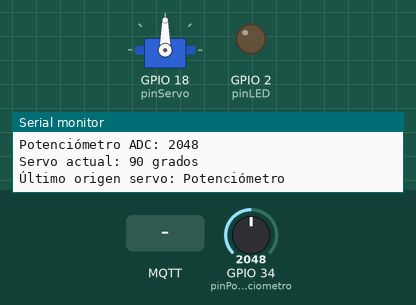
Simulated run of this sketch. Board: ESP32. On the bench: servo, output pins drawn as LEDs (lit = HIGH), the last lines printed to the serial monitor. The inputs (shaded band) are chosen by the test bench; at power-on: GPIO 34 (pinPotenciometro) = 2048 (analog values on the 0–4095 scale). WiFi joins after 1.5 s; servers stay silent unless stated; random numbers use the default seed unless the sketch sets one; no MQTT or app messages arrive unless stated.

Above: at 2.7 s.
2.8 s: MQTT message "1" arrives on the first subscribed topic
At 4.0 s:
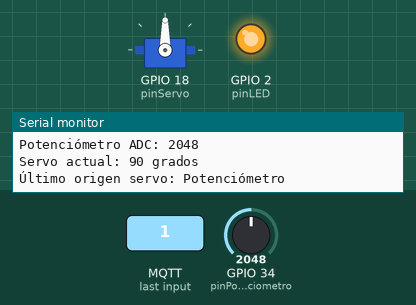
4.3 s: GPIO 34 (pinPotenciometro) set to 2866
At 5.5 s:
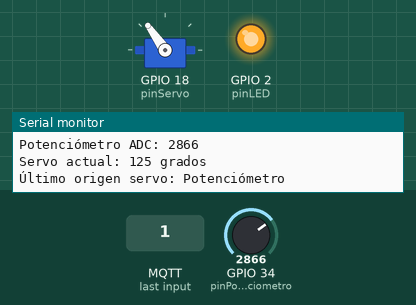
5.8 s: MQTT message "0" arrives on the first subscribed topic
At 6.5 s:
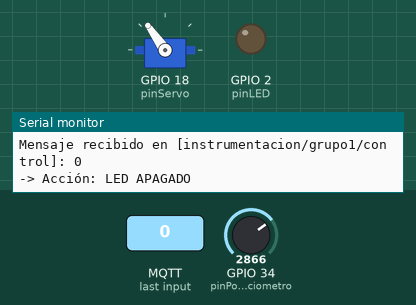
7.3 s: MQTT message "200" arrives on the second subscribed topic
At 7.8 s:
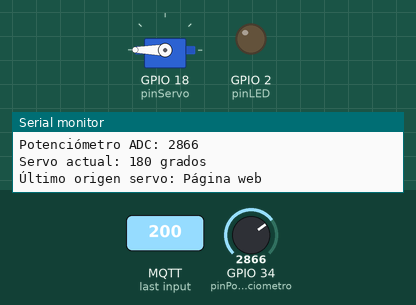
8.8 s: GPIO 34 (pinPotenciometro) set to 2975
At 9.2 s:
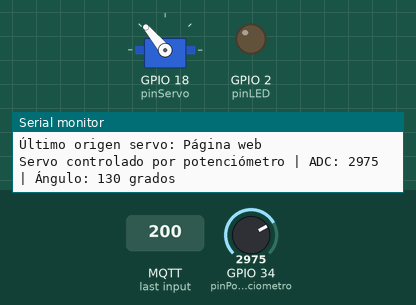
10.3 s: GPIO 34 (pinPotenciometro) set to 3603
At 11.7 s:
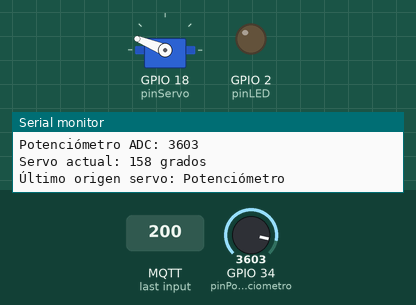
Timing chart, 0 to 12.8 s (numbered marks = the images above; inputs shaded):
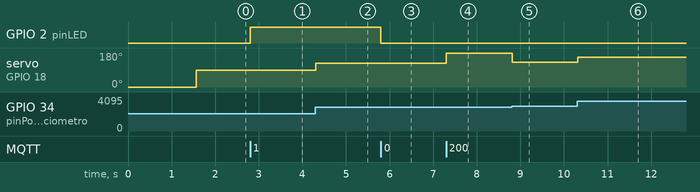

The sketch:

Broker_MQTT.ino
```cpp
/*
 * PRÁCTICA DE INSTRUMENTACIÓN: COMUNICACIÓN INDUSTRIAL
 * ESP32 + MQTT + HTML + Potenciómetro + LED + Servo
 *
 * Funcionamiento:
 * - El potenciómetro mueve el servo proporcionalmente de 0° a 180°.
 * - La página web puede mover el servo a 0°, 90° o 180°.
 * - El servo responde a la última orden recibida:
 *      - Si se mueve el potenciómetro, manda el potenciómetro.
 *      - Si se presiona un botón en la web, manda la web.
 * - El LED se controla desde la página web.
 * - La página web muestra el valor del potenciómetro y la posición del servo.
 */

#include <WiFi.h>
#include <PubSubClient.h>
#include <ESP32Servo.h>

// ------------------------------------------------------
// CREDENCIALES WIFI
// ------------------------------------------------------
const char* ssid = "Novoa";
const char* password = "1234567890";

// ------------------------------------------------------
// CONFIGURACIÓN MQTT
// ------------------------------------------------------
const char* mqtt_server = "broker.emqx.io";
const int mqtt_port = 1883;

// ------------------------------------------------------
// TÓPICOS MQTT
// Deben ser iguales en el HTML
// ------------------------------------------------------
const char* topic_potenciometro = "instrumentacion/grupo1/potenciometro";
const char* topic_control_led = "instrumentacion/grupo1/control";
const char* topic_servo = "instrumentacion/grupo1/servo";
const char* topic_servo_estado = "instrumentacion/grupo1/servo/estado";

// ------------------------------------------------------
// PINES
// ------------------------------------------------------
const int pinLED = 2;              // LED integrado del ESP32
const int pinPotenciometro = 34;   // Entrada analógica
const int pinServo = 18;           // Señal PWM del servo

// ------------------------------------------------------
// SERVO
// ------------------------------------------------------
Servo servoMotor;

const int anguloMinimo = 0;
const int anguloMaximo = 180;

// ------------------------------------------------------
// CLIENTES WIFI Y MQTT
// ------------------------------------------------------
WiFiClient espClient;
PubSubClient client(espClient);

// ------------------------------------------------------
// VARIABLES DE TIEMPO
// ------------------------------------------------------
unsigned long tiempoAnteriorMQTT = 0;
const long intervaloMQTT = 1000;   // Publicar cada 1 segundo

unsigned long tiempoAnteriorServo = 0;
const long intervaloServo = 30;    // Revisar potenciómetro cada 30 ms

// ------------------------------------------------------
// VARIABLES DEL POTENCIÓMETRO Y SERVO
// ------------------------------------------------------
int valorPotActual = 0;
int valorPotReferencia = 0;

int anguloServoActual = 0;
int anguloDesdePot = 0;

// Umbral para considerar que el potenciómetro realmente se movió
const int umbralMovimientoPot = 40;

bool primeraLecturaPot = true;

String ultimoOrigenServo = "Potenciómetro";

// ------------------------------------------------------
// CONEXIÓN WIFI
// ------------------------------------------------------
void setup_wifi() {
  delay(10);

  Serial.println();
  Serial.println("--- SISTEMA MQTT INICIADO ---");
  Serial.print("Conectando a la red WiFi: ");
  Serial.println(ssid);

  WiFi.begin(ssid, password);

  while (WiFi.status() != WL_CONNECTED) {
    delay(500);
    Serial.print(".");
  }

  Serial.println();
  Serial.println("WiFi conectado exitosamente.");
  Serial.print("IP asignada: ");
  Serial.println(WiFi.localIP());
}

// ------------------------------------------------------
// PUBLICAR ESTADO DEL SERVO
// ------------------------------------------------------
void publicarEstadoServo() {
  String payload = String(anguloServoActual);
  client.publish(topic_servo_estado, payload.c_str());
}

// ------------------------------------------------------
// PUBLICAR VALOR DEL POTENCIÓMETRO
// ------------------------------------------------------
void publicarPotenciometro() {
  String payload = String(valorPotActual);
  client.publish(topic_potenciometro, payload.c_str());
}

// ------------------------------------------------------
// CALLBACK MQTT
// Se ejecuta cuando llega un mensaje desde la página web
// ------------------------------------------------------
void callback(char* topic, byte* payload, unsigned int length) {
  String mensaje = "";

  for (int i = 0; i < length; i++) {
    mensaje += (char)payload[i];
  }

  String topicRecibido = String(topic);

  Serial.print("Mensaje recibido en [");
  Serial.print(topicRecibido);
  Serial.print("]: ");
  Serial.println(mensaje);

  // ----------------------------------------------------
  // CONTROL DEL LED DESDE LA WEB
  // ----------------------------------------------------
  if (topicRecibido == topic_control_led) {
    if (mensaje == "1") {
      digitalWrite(pinLED, HIGH);
      Serial.println("-> Acción: LED ENCENDIDO");
    }
    else if (mensaje == "0") {
      digitalWrite(pinLED, LOW);
      Serial.println("-> Acción: LED APAGADO");
    }
  }

  // ----------------------------------------------------
  // CONTROL DEL SERVO DESDE LA WEB
  // ----------------------------------------------------
  else if (topicRecibido == topic_servo) {
    int anguloWeb = mensaje.toInt();

    anguloWeb = constrain(anguloWeb, anguloMinimo, anguloMaximo);

    servoMotor.write(anguloWeb);
    anguloServoActual = anguloWeb;
    ultimoOrigenServo = "Página web";

    /*
     * Clave:
     * Tomamos como referencia la posición actual del potenciómetro.
     * Así el potenciómetro no sobrescribe inmediatamente la orden web.
     * Solo volverá a controlar el servo cuando realmente se mueva.
     */
    valorPotReferencia = analogRead(pinPotenciometro);

    Serial.print("-> Acción: Servo movido desde la web a ");
    Serial.print(anguloServoActual);
    Serial.println(" grados");

    publicarEstadoServo();
  }
}

// ------------------------------------------------------
// RECONEXIÓN MQTT
// ------------------------------------------------------
void reconnect() {
  while (!client.connected()) {
    Serial.print("Intentando conexión al broker MQTT... ");

    String clientId = "ESP32_Lab_";
    clientId += String(random(0xffff), HEX);

    if (client.connect(clientId.c_str())) {
      Serial.println("Conectado.");

      client.subscribe(topic_control_led);
      client.subscribe(topic_servo);

      Serial.println("Suscrito a:");
      Serial.println(topic_control_led);
      Serial.println(topic_servo);

      publicarPotenciometro();
      publicarEstadoServo();

    } else {
      Serial.print("Fallo, rc=");
      Serial.print(client.state());
      Serial.println(" | Reintentando en 5 segundos...");
      delay(5000);
    }
  }
}

// ------------------------------------------------------
// SETUP
// ------------------------------------------------------
void setup() {
  Serial.begin(115200);

  pinMode(pinLED, OUTPUT);
  digitalWrite(pinLED, LOW);

  analogReadResolution(12);  // ADC de 0 a 4095

  servoMotor.setPeriodHertz(50);
  servoMotor.attach(pinServo, 500, 2400);
  servoMotor.write(0);

  anguloServoActual = 0;

  setup_wifi();

  client.setServer(mqtt_server, mqtt_port);
  client.setCallback(callback);

  valorPotReferencia = analogRead(pinPotenciometro);
}

// ------------------------------------------------------
// LOOP PRINCIPAL
// ------------------------------------------------------
void loop() {
  if (!client.connected()) {
    reconnect();
  }

  client.loop();

  unsigned long tiempoActual = millis();

  // ----------------------------------------------------
  // LECTURA DEL POTENCIÓMETRO
  // ----------------------------------------------------
  if (tiempoActual - tiempoAnteriorServo >= intervaloServo) {
    tiempoAnteriorServo = tiempoActual;

    valorPotActual = analogRead(pinPotenciometro);

    anguloDesdePot = map(valorPotActual, 0, 4095, anguloMinimo, anguloMaximo);
    anguloDesdePot = constrain(anguloDesdePot, anguloMinimo, anguloMaximo);

    bool potSeMovio = abs(valorPotActual - valorPotReferencia) >= umbralMovimientoPot;

    if (primeraLecturaPot || potSeMovio) {
      primeraLecturaPot = false;

      valorPotReferencia = valorPotActual;

      servoMotor.write(anguloDesdePot);
      anguloServoActual = anguloDesdePot;
      ultimoOrigenServo = "Potenciómetro";

      Serial.print("Servo controlado por potenciómetro | ADC: ");
      Serial.print(valorPotActual);
      Serial.print(" | Ángulo: ");
      Serial.print(anguloServoActual);
      Serial.println(" grados");

      publicarEstadoServo();
    }
  }

  // ----------------------------------------------------
  // PUBLICACIÓN PERIÓDICA MQTT
  // ----------------------------------------------------
  if (tiempoActual - tiempoAnteriorMQTT >= intervaloMQTT) {
    tiempoAnteriorMQTT = tiempoActual;

    publicarPotenciometro();
    publicarEstadoServo();

    Serial.println("--------------------------------");
    Serial.print("Potenciómetro ADC: ");
    Serial.println(valorPotActual);

    Serial.print("Servo actual: ");
    Serial.print(anguloServoActual);
    Serial.println(" grados");

    Serial.print("Último origen servo: ");
    Serial.println(ultimoOrigenServo);
  }
}
```

Measured:
- the behaviour switches between 2905 and 2906 on GPIO 34 (pinPotenciometro) (found by bisection; images 4 and 5)
- after the input at 2.8 s, GPIO 2 (pinLED): LOW → HIGH at once
- after the input at 4.3 s, servo on GPIO 18 (pinServo): 90° → 125° at once
- after the input at 5.8 s, GPIO 2 (pinLED): HIGH → LOW at once
- after the input at 7.3 s, servo on GPIO 18 (pinServo): 125° → 180° at once
- after the input at 8.8 s, servo on GPIO 18 (pinServo): 180° → 130° at once
- after the input at 10.3 s, servo on GPIO 18 (pinServo): 130° → 158° at once
